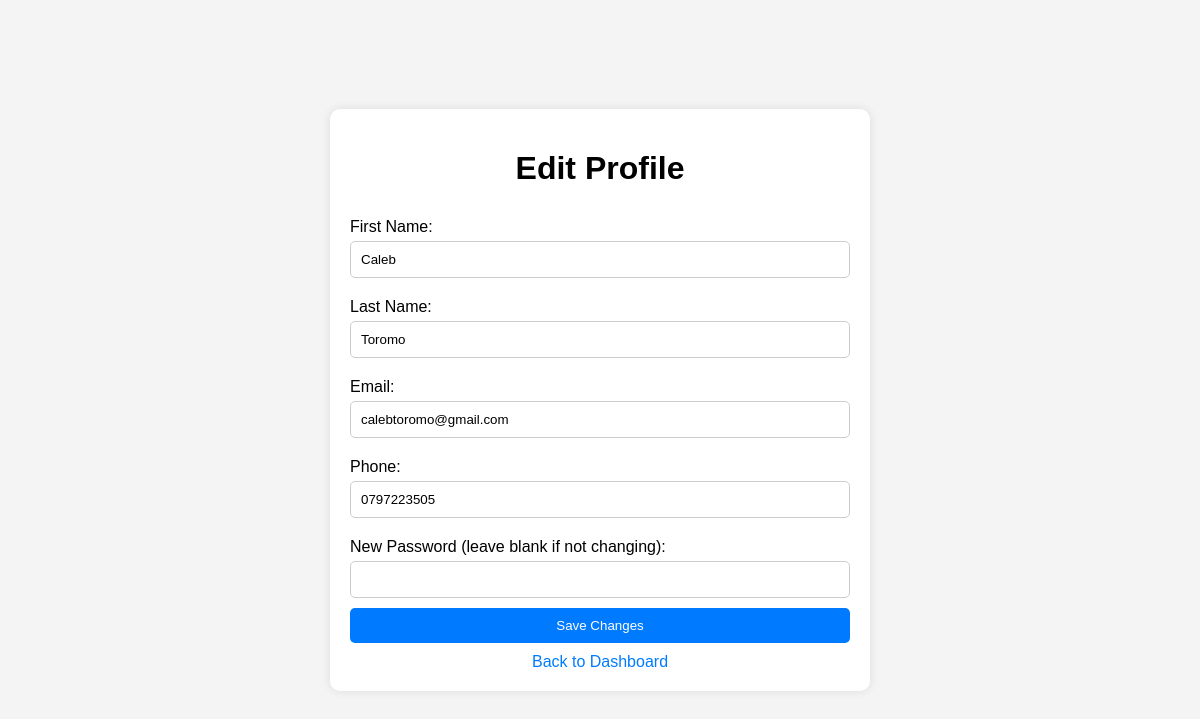
Screenshot of /Pharmacist/profile.php (signed in) with the database file from the repository.
### tables this page shows
CREATE TABLE `pharmacist` (
  `pharmacist_id` int(11) NOT NULL,
  `first_name` varchar(100) NOT NULL,
  `last_name` varchar(100) NOT NULL,
  `email` varchar(100) NOT NULL,
  `phone` varchar(20) NOT NULL,
  `password` varchar(255) NOT NULL
);

### Pharmacist/profile.php (the view, shortened to what this page needs)
<?php
require_once 'db_connection.php';
$pharmacistID = $_SESSION['pharmacist_id'];
$stmt = $pdo->prepare("SELECT * FROM pharmacist WHERE pharmacist_id = ?");
$stmt->execute([$pharmacistID]);
$pharmacist = $stmt->fetch(PDO::FETCH_ASSOC);
?>
<!DOCTYPE html>
<html lang="en">
<head>
</head>
<body>
    <div class="container">
        <h1>Edit Profile</h1>
        <form method="post" action="<?php echo htmlspecialchars($_SERVER["PHP_SELF"]); ?>">
            <label for="first_name">First Name:</label>
            <input type="text" id="first_name" name="first_name" value="<?php echo htmlspecialchars($pharmacist['first_name']); ?>" required>
            <label for="last_name">Last Name:</label>
            <input type="text" id="last_name" name="last_name" value="<?php echo htmlspecialchars($pharmacist['last_name']); ?>" required>
            <label for="email">Email:</label>
            <input type="email" id="email" name="email" value="<?php echo htmlspecialchars($pharmacist['email']); ?>" required>
            <label for="phone">Phone:</label>
            <input type="text" id="phone" name="phone" value="<?php echo htmlspecialchars($pharmacist['phone']); ?>" required>
            <label for="password">New Password (leave blank if not changing):</label>
            <input type="password" id="password" name="password">
            <input type="submit" value="Save Changes">
        </form>
        <a href="dashboard.php">Back to Dashboard</a>
    </div>
</body>
</html>

### Pharmacist/profile.php (style rules this page uses)
body { display: flex; justify-content: center; align-items: center; height: 100vh; margin: 0; font-family: Arial, sans-serif; background-color: #f4f4f4; }
.container { background-color: #fff; padding: 20px; border-radius: 10px; box-shadow: 0 0 10px rgba(0, 0, 0, 0.1); max-width: 500px; width: 100%; }
h1 { text-align: center; }
form { display: flex; flex-direction: column; }
label { margin: 10px 0 5px; }
input[type="text"], input[type="email"], input[type="password"], textarea { padding: 10px; margin-bottom: 10px; border: 1px solid #ccc; border-radius: 5px; }
input[type="submit"] { background-color: #007bff; color: #fff; border: none; padding: 10px; border-radius: 5px; cursor: pointer; }
a { display: block; text-align: center; margin-top: 10px; color: #007bff; text-decoration: none; }

### rows the page displays
pharmacist: first_name "Caleb", last_name "Toromo", email "calebtoromo@gmail.com", phone "0797223505"
